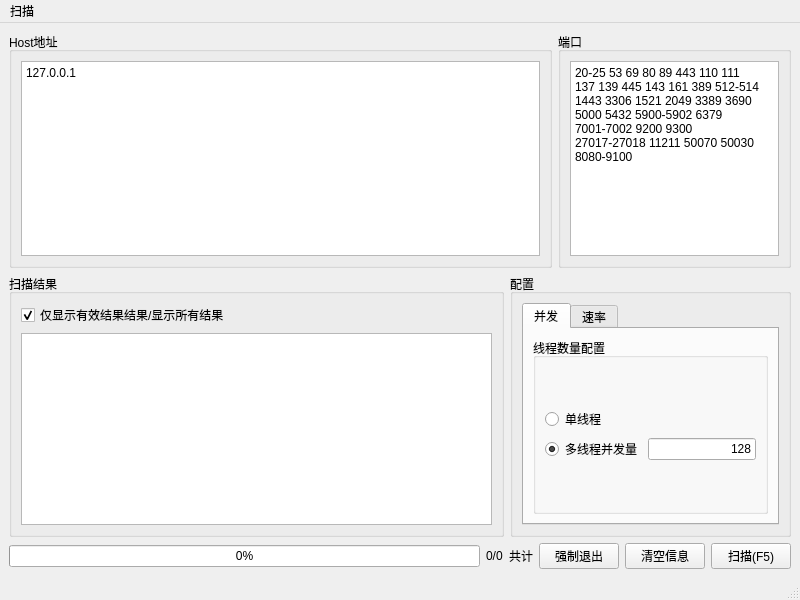
<?xml version="1.0" encoding="UTF-8"?>
<ui version="4.0">
 <class>MainWindow</class>
 <widget class="QMainWindow" name="MainWindow">
  <property name="geometry">
   <rect>
    <x>0</x>
    <y>0</y>
    <width>800</width>
    <height>600</height>
   </rect>
  </property>
  <property name="windowTitle">
   <string>MainWindow</string>
  </property>
  <widget class="QWidget" name="centralwidget">
   <layout class="QHBoxLayout" name="horizontalLayout_6">
    <item>
     <layout class="QVBoxLayout" name="verticalLayout">
      <property name="spacing">
       <number>6</number>
      </property>
      <property name="sizeConstraint">
       <enum>QLayout::SetMinAndMaxSize</enum>
      </property>
      <item>
       <layout class="QHBoxLayout" name="horizontalLayout_3" stretch="7,3">
        <item>
         <layout class="QVBoxLayout" name="verticalLayout_3">
          <item>
           <widget class="QGroupBox" name="groupBox_dns_or_ip">
            <property name="title">
             <string>Host地址</string>
            </property>
            <layout class="QHBoxLayout" name="horizontalLayout_4">
             <item>
              <widget class="QTextEdit" name="textEdit_dns_or_ip">
               <property name="acceptDrops">
                <bool>false</bool>
               </property>
               <property name="toolTip">
                <string>&lt;html&gt;&lt;head/&gt;&lt;body&gt;&lt;p&gt;从界面中生成host和port清单的函数，支持多种格式&lt;/p&gt;&lt;p&gt;行内用空格分开如：www.baidu.com 192.168.1.1&lt;/p&gt;&lt;p&gt;对C类ip地址支持范围地址如：192.168.1.1-254&lt;/p&gt;&lt;/body&gt;&lt;/html&gt;</string>
               </property>
               <property name="autoFormatting">
                <set>QTextEdit::AutoNone</set>
               </property>
               <property name="tabChangesFocus">
                <bool>true</bool>
               </property>
               <property name="lineWrapMode">
                <enum>QTextEdit::WidgetWidth</enum>
               </property>
               <property name="html">
                <string>&lt;!DOCTYPE HTML PUBLIC &quot;-//W3C//DTD HTML 4.0//EN&quot; &quot;http://www.w3.org/TR/REC-html40/strict.dtd&quot;&gt;
&lt;html&gt;&lt;head&gt;&lt;meta name=&quot;qrichtext&quot; content=&quot;1&quot; /&gt;&lt;style type=&quot;text/css&quot;&gt;
p, li { white-space: pre-wrap; }
&lt;/style&gt;&lt;/head&gt;&lt;body style=&quot; font-family:'SimSun'; font-size:9pt; font-weight:400; font-style:normal;&quot;&gt;
&lt;p style=&quot; margin-top:0px; margin-bottom:0px; margin-left:0px; margin-right:0px; -qt-block-indent:0; text-indent:0px;&quot;&gt;127.0.0.1&lt;/p&gt;&lt;/body&gt;&lt;/html&gt;</string>
               </property>
              </widget>
             </item>
            </layout>
           </widget>
          </item>
         </layout>
        </item>
        <item>
         <layout class="QVBoxLayout" name="verticalLayout_4">
          <item>
           <widget class="QGroupBox" name="groupBox_port">
            <property name="title">
             <string>端口</string>
            </property>
            <layout class="QHBoxLayout" name="horizontalLayout_5">
             <item>
              <widget class="QTextEdit" name="textEdit_port">
               <property name="acceptDrops">
                <bool>false</bool>
               </property>
               <property name="toolTip">
                <string>&lt;html&gt;&lt;head/&gt;&lt;body&gt;&lt;p&gt;port同理，同行用空格分开，支持范围表达式如：1-65535&lt;/p&gt;&lt;/body&gt;&lt;/html&gt;</string>
               </property>
               <property name="tabChangesFocus">
                <bool>true</bool>
               </property>
               <property name="html">
                <string>&lt;!DOCTYPE HTML PUBLIC &quot;-//W3C//DTD HTML 4.0//EN&quot; &quot;http://www.w3.org/TR/REC-html40/strict.dtd&quot;&gt;
&lt;html&gt;&lt;head&gt;&lt;meta name=&quot;qrichtext&quot; content=&quot;1&quot; /&gt;&lt;style type=&quot;text/css&quot;&gt;
p, li { white-space: pre-wrap; }
&lt;/style&gt;&lt;/head&gt;&lt;body style=&quot; font-family:'SimSun'; font-size:9pt; font-weight:400; font-style:normal;&quot;&gt;
&lt;p style=&quot; margin-top:0px; margin-bottom:0px; margin-left:0px; margin-right:0px; -qt-block-indent:0; text-indent:0px;&quot;&gt;20-25 53 69 80 89 443 110 111 &lt;/p&gt;
&lt;p style=&quot; margin-top:0px; margin-bottom:0px; margin-left:0px; margin-right:0px; -qt-block-indent:0; text-indent:0px;&quot;&gt;137 139 445 143 161 389 512-514&lt;/p&gt;
&lt;p style=&quot; margin-top:0px; margin-bottom:0px; margin-left:0px; margin-right:0px; -qt-block-indent:0; text-indent:0px;&quot;&gt;1443 3306 1521 2049 3389 3690&lt;/p&gt;
&lt;p style=&quot; margin-top:0px; margin-bottom:0px; margin-left:0px; margin-right:0px; -qt-block-indent:0; text-indent:0px;&quot;&gt;5000 5432 5900-5902 6379&lt;/p&gt;
&lt;p style=&quot; margin-top:0px; margin-bottom:0px; margin-left:0px; margin-right:0px; -qt-block-indent:0; text-indent:0px;&quot;&gt;7001-7002 9200 9300 &lt;/p&gt;
&lt;p style=&quot; margin-top:0px; margin-bottom:0px; margin-left:0px; margin-right:0px; -qt-block-indent:0; text-indent:0px;&quot;&gt;27017-27018 11211 50070 50030&lt;/p&gt;
&lt;p style=&quot; margin-top:0px; margin-bottom:0px; margin-left:0px; margin-right:0px; -qt-block-indent:0; text-indent:0px;&quot;&gt;8080-9100&lt;/p&gt;&lt;/body&gt;&lt;/html&gt;</string>
               </property>
              </widget>
             </item>
            </layout>
           </widget>
          </item>
         </layout>
        </item>
       </layout>
      </item>
      <item>
       <layout class="QHBoxLayout" name="horizontalLayout_2" stretch="7,3">
        <item>
         <layout class="QVBoxLayout" name="verticalLayout_5">
          <item>
           <widget class="QGroupBox" name="groupBox_result">
            <property name="title">
             <string>扫描结果</string>
            </property>
            <layout class="QVBoxLayout" name="verticalLayout_6">
             <item>
              <widget class="QCheckBox" name="checkBox_show_only_valid">
               <property name="focusPolicy">
                <enum>Qt::ClickFocus</enum>
               </property>
               <property name="text">
                <string>仅显示有效结果结果/显示所有结果</string>
               </property>
               <property name="checked">
                <bool>true</bool>
               </property>
              </widget>
             </item>
             <item>
              <widget class="QTextEdit" name="textEdit_result">
               <property name="focusPolicy">
                <enum>Qt::ClickFocus</enum>
               </property>
               <property name="acceptDrops">
                <bool>false</bool>
               </property>
               <property name="tabChangesFocus">
                <bool>true</bool>
               </property>
              </widget>
             </item>
            </layout>
           </widget>
          </item>
         </layout>
        </item>
        <item>
         <widget class="QGroupBox" name="groupBox_config">
          <property name="title">
           <string>配置</string>
          </property>
          <layout class="QHBoxLayout" name="horizontalLayout_15">
           <item>
            <widget class="QTabWidget" name="tabWidget_config">
             <property name="tabletTracking">
              <bool>false</bool>
             </property>
             <property name="focusPolicy">
              <enum>Qt::ClickFocus</enum>
             </property>
             <property name="tabShape">
              <enum>QTabWidget::Rounded</enum>
             </property>
             <property name="currentIndex">
              <number>0</number>
             </property>
             <property name="elideMode">
              <enum>Qt::ElideLeft</enum>
             </property>
             <widget class="QWidget" name="tab_6">
              <attribute name="title">
               <string>并发</string>
              </attribute>
              <layout class="QVBoxLayout" name="verticalLayout_14">
               <item>
                <widget class="QGroupBox" name="groupBox_6">
                 <property name="title">
                  <string>线程数量配置</string>
                 </property>
                 <layout class="QVBoxLayout" name="verticalLayout_15">
                  <item>
                   <layout class="QVBoxLayout" name="verticalLayout_16">
                    <item>
                     <widget class="QRadioButton" name="radioButton_single_thread">
                      <property name="focusPolicy">
                       <enum>Qt::ClickFocus</enum>
                      </property>
                      <property name="text">
                       <string>单线程</string>
                      </property>
                      <property name="checked">
                       <bool>false</bool>
                      </property>
                     </widget>
                    </item>
                    <item>
                     <layout class="QHBoxLayout" name="horizontalLayout_17">
                      <item>
                       <widget class="QRadioButton" name="radioButton_muti_hreads">
                        <property name="focusPolicy">
                         <enum>Qt::ClickFocus</enum>
                        </property>
                        <property name="text">
                         <string>多线程并发量</string>
                        </property>
                        <property name="checked">
                         <bool>true</bool>
                        </property>
                       </widget>
                      </item>
                      <item>
                       <widget class="QLineEdit" name="lineEdit_threads_amount">
                        <property name="enabled">
                         <bool>true</bool>
                        </property>
                        <property name="sizePolicy">
                         <sizepolicy hsizetype="Minimum" vsizetype="Fixed">
                          <horstretch>0</horstretch>
                          <verstretch>0</verstretch>
                         </sizepolicy>
                        </property>
                        <property name="focusPolicy">
                         <enum>Qt::ClickFocus</enum>
                        </property>
                        <property name="text">
                         <string>128</string>
                        </property>
                        <property name="alignment">
                         <set>Qt::AlignRight|Qt::AlignTrailing|Qt::AlignVCenter</set>
                        </property>
                       </widget>
                      </item>
                     </layout>
                    </item>
                   </layout>
                  </item>
                 </layout>
                </widget>
               </item>
              </layout>
             </widget>
             <widget class="QWidget" name="tab_5">
              <attribute name="title">
               <string>速率</string>
              </attribute>
              <layout class="QVBoxLayout" name="verticalLayout_11">
               <item>
                <widget class="QGroupBox" name="groupBox_5">
                 <property name="title">
                  <string>TCP连接超时</string>
                 </property>
                 <layout class="QVBoxLayout" name="verticalLayout_12">
                  <item>
                   <layout class="QVBoxLayout" name="verticalLayout_13">
                    <item>
                     <widget class="QRadioButton" name="radioButton_default_delay">
                      <property name="focusPolicy">
                       <enum>Qt::ClickFocus</enum>
                      </property>
                      <property name="text">
                       <string>默认超时(500ms)</string>
                      </property>
                      <property name="checked">
                       <bool>true</bool>
                      </property>
                     </widget>
                    </item>
                    <item>
                     <layout class="QHBoxLayout" name="horizontalLayout_16">
                      <item>
                       <widget class="QRadioButton" name="radioButton_customize_delay">
                        <property name="focusPolicy">
                         <enum>Qt::ClickFocus</enum>
                        </property>
                        <property name="text">
                         <string>超时时间</string>
                        </property>
                       </widget>
                      </item>
                      <item>
                       <widget class="QLineEdit" name="lineEdit_delay">
                        <property name="enabled">
                         <bool>true</bool>
                        </property>
                        <property name="sizePolicy">
                         <sizepolicy hsizetype="Fixed" vsizetype="Fixed">
                          <horstretch>0</horstretch>
                          <verstretch>0</verstretch>
                         </sizepolicy>
                        </property>
                        <property name="focusPolicy">
                         <enum>Qt::ClickFocus</enum>
                        </property>
                        <property name="text">
                         <string>50</string>
                        </property>
                        <property name="alignment">
                         <set>Qt::AlignRight|Qt::AlignTrailing|Qt::AlignVCenter</set>
                        </property>
                       </widget>
                      </item>
                      <item>
                       <widget class="QLabel" name="label">
                        <property name="text">
                         <string>ms</string>
                        </property>
                       </widget>
                      </item>
                     </layout>
                    </item>
                   </layout>
                  </item>
                 </layout>
                </widget>
               </item>
              </layout>
             </widget>
            </widget>
           </item>
          </layout>
         </widget>
        </item>
       </layout>
      </item>
      <item>
       <layout class="QHBoxLayout" name="horizontalLayout">
        <item>
         <widget class="QProgressBar" name="progressBar">
          <property name="value">
           <number>0</number>
          </property>
          <property name="invertedAppearance">
           <bool>false</bool>
          </property>
         </widget>
        </item>
        <item>
         <widget class="QLabel" name="label_progress">
          <property name="text">
           <string>0/0</string>
          </property>
         </widget>
        </item>
        <item>
         <widget class="QLabel" name="label_total">
          <property name="text">
           <string>共计</string>
          </property>
         </widget>
        </item>
        <item>
         <widget class="QPushButton" name="pushButton_interrupt">
          <property name="focusPolicy">
           <enum>Qt::ClickFocus</enum>
          </property>
          <property name="text">
           <string>强制退出</string>
          </property>
         </widget>
        </item>
        <item>
         <widget class="QPushButton" name="pushButton_reset">
          <property name="focusPolicy">
           <enum>Qt::ClickFocus</enum>
          </property>
          <property name="text">
           <string>清空信息</string>
          </property>
         </widget>
        </item>
        <item>
         <widget class="QPushButton" name="pushButton_scan">
          <property name="focusPolicy">
           <enum>Qt::ClickFocus</enum>
          </property>
          <property name="text">
           <string>扫描(F5)</string>
          </property>
         </widget>
        </item>
       </layout>
      </item>
     </layout>
    </item>
   </layout>
  </widget>
  <widget class="QMenuBar" name="menubar">
   <property name="geometry">
    <rect>
     <x>0</x>
     <y>0</y>
     <width>800</width>
     <height>23</height>
    </rect>
   </property>
   <widget class="QMenu" name="menu">
    <property name="title">
     <string>扫描</string>
    </property>
    <addaction name="action_scan"/>
    <addaction name="action_Abort"/>
   </widget>
   <addaction name="menu"/>
  </widget>
  <widget class="QStatusBar" name="statusbar"/>
  <action name="action_scan">
   <property name="text">
    <string>开始</string>
   </property>
   <property name="shortcut">
    <string>F5</string>
   </property>
  </action>
  <action name="action_clear">
   <property name="text">
    <string>清空 </string>
   </property>
   <property name="shortcut">
    <string>F6</string>
   </property>
  </action>
  <action name="action_Abort">
   <property name="text">
    <string>强制退出</string>
   </property>
   <property name="shortcut">
    <string>Ctrl+C</string>
   </property>
  </action>
  <action name="action_new">
   <property name="text">
    <string>新建</string>
   </property>
   <property name="shortcut">
    <string>Ctrl+N</string>
   </property>
  </action>
  <action name="action_save">
   <property name="text">
    <string>保存</string>
   </property>
   <property name="shortcut">
    <string>Ctrl+S</string>
   </property>
  </action>
  <action name="action_saveAs">
   <property name="text">
    <string>另存为</string>
   </property>
   <property name="shortcut">
    <string>Ctrl+Shift+S</string>
   </property>
  </action>
  <action name="action_Exit">
   <property name="text">
    <string>退出</string>
   </property>
  </action>
 </widget>
 <tabstops>
  <tabstop>textEdit_dns_or_ip</tabstop>
  <tabstop>textEdit_port</tabstop>
  <tabstop>textEdit_result</tabstop>
  <tabstop>checkBox_show_only_valid</tabstop>
  <tabstop>tabWidget_config</tabstop>
  <tabstop>radioButton_default_delay</tabstop>
  <tabstop>radioButton_customize_delay</tabstop>
  <tabstop>lineEdit_delay</tabstop>
  <tabstop>radioButton_single_thread</tabstop>
  <tabstop>radioButton_muti_hreads</tabstop>
  <tabstop>lineEdit_threads_amount</tabstop>
  <tabstop>pushButton_interrupt</tabstop>
  <tabstop>pushButton_reset</tabstop>
  <tabstop>pushButton_scan</tabstop>
 </tabstops>
 <resources/>
 <connections>
  <connection>
   <sender>pushButton_reset</sender>
   <signal>clicked()</signal>
   <receiver>textEdit_dns_or_ip</receiver>
   <slot>clear()</slot>
   <hints>
    <hint type="sourcelabel">
     <x>658</x>
     <y>553</y>
    </hint>
    <hint type="destinationlabel">
     <x>220</x>
     <y>201</y>
    </hint>
   </hints>
  </connection>
  <connection>
   <sender>pushButton_reset</sender>
   <signal>clicked()</signal>
   <receiver>textEdit_port</receiver>
   <slot>clear()</slot>
   <hints>
    <hint type="sourcelabel">
     <x>680</x>
     <y>552</y>
    </hint>
    <hint type="destinationlabel">
     <x>661</x>
     <y>237</y>
    </hint>
   </hints>
  </connection>
  <connection>
   <sender>pushButton_reset</sender>
   <signal>clicked()</signal>
   <receiver>textEdit_result</receiver>
   <slot>clear()</slot>
   <hints>
    <hint type="sourcelabel">
     <x>687</x>
     <y>550</y>
    </hint>
    <hint type="destinationlabel">
     <x>412</x>
     <y>432</y>
    </hint>
   </hints>
  </connection>
 </connections>
</ui>
